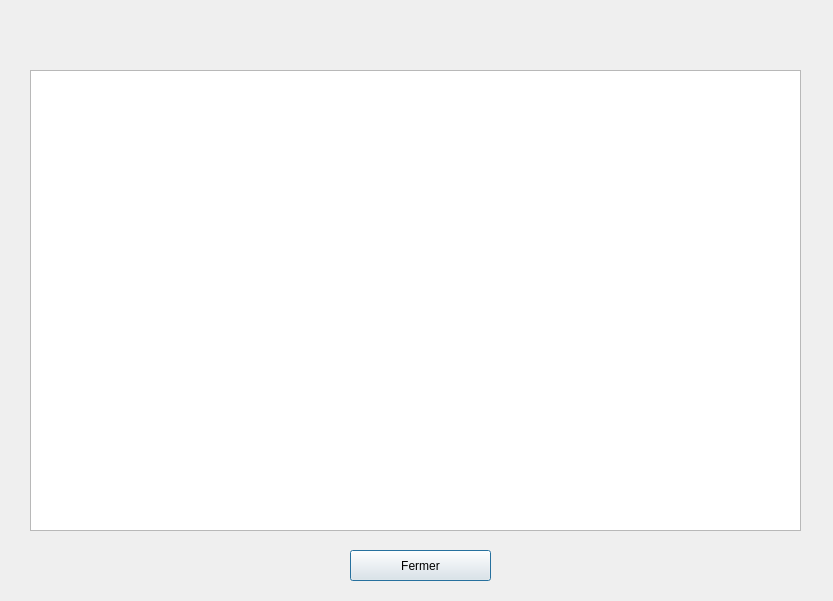
<?xml version="1.0" encoding="UTF-8"?>
<ui version="4.0">
 <class>Dialog</class>
 <widget class="QDialog" name="Dialog">
  <property name="geometry">
   <rect>
    <x>0</x>
    <y>0</y>
    <width>833</width>
    <height>601</height>
   </rect>
  </property>
  <property name="windowTitle">
   <string>Dialog</string>
  </property>
  <widget class="QPushButton" name="close_btn">
   <property name="geometry">
    <rect>
     <x>350</x>
     <y>550</y>
     <width>141</width>
     <height>31</height>
    </rect>
   </property>
   <property name="text">
    <string>Fermer</string>
   </property>
  </widget>
  <widget class="QTableView" name="table_view">
   <property name="geometry">
    <rect>
     <x>30</x>
     <y>70</y>
     <width>771</width>
     <height>461</height>
    </rect>
   </property>
  </widget>
  <widget class="QLabel" name="title_lab">
   <property name="geometry">
    <rect>
     <x>310</x>
     <y>20</y>
     <width>191</width>
     <height>31</height>
    </rect>
   </property>
   <property name="font">
    <font>
     <pointsize>12</pointsize>
    </font>
   </property>
   <property name="text">
    <string/>
   </property>
  </widget>
 </widget>
 <resources/>
 <connections/>
</ui>
